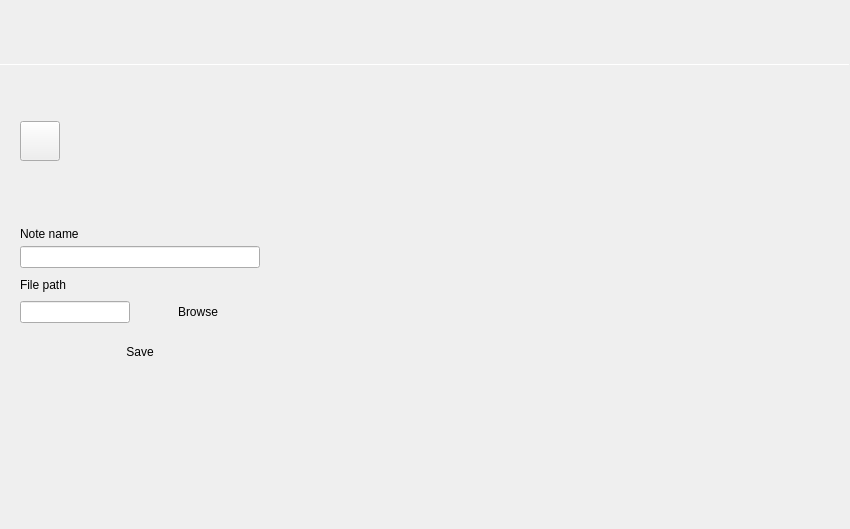
<?xml version="1.0" encoding="UTF-8"?>
<ui version="4.0">
 <class>UserNotes</class>
 <widget class="QWidget" name="UserNotes">
  <property name="geometry">
   <rect>
    <x>0</x>
    <y>0</y>
    <width>850</width>
    <height>529</height>
   </rect>
  </property>
  <property name="windowTitle">
   <string>Form</string>
  </property>
  <property name="styleSheet">
   <string notr="true"/>
  </property>
  <layout class="QGridLayout" name="gridLayout">
   <property name="leftMargin">
    <number>0</number>
   </property>
   <property name="topMargin">
    <number>0</number>
   </property>
   <property name="rightMargin">
    <number>0</number>
   </property>
   <property name="bottomMargin">
    <number>0</number>
   </property>
   <item row="3" column="0" colspan="2">
    <widget class="adiscope::StackedHomepage" name="stackedWidget">
     <property name="currentIndex">
      <number>0</number>
     </property>
     <widget class="QWidget" name="addNote">
      <layout class="QGridLayout" name="gridLayout_2">
       <property name="leftMargin">
        <number>20</number>
       </property>
       <property name="topMargin">
        <number>10</number>
       </property>
       <property name="rightMargin">
        <number>0</number>
       </property>
       <property name="bottomMargin">
        <number>0</number>
       </property>
       <property name="verticalSpacing">
        <number>10</number>
       </property>
       <item row="2" column="0">
        <widget class="QPushButton" name="saveBtn">
         <property name="minimumSize">
          <size>
           <width>240</width>
           <height>30</height>
          </size>
         </property>
         <property name="maximumSize">
          <size>
           <width>120</width>
           <height>30</height>
          </size>
         </property>
         <property name="styleSheet">
          <string notr="true">QPushButton {
  	border: 0px;
}</string>
         </property>
         <property name="text">
          <string>Save</string>
         </property>
         <property name="blue_button" stdset="0">
          <bool>true</bool>
         </property>
        </widget>
       </item>
       <item row="0" column="0">
        <layout class="QVBoxLayout" name="verticalLayout_2">
         <property name="spacing">
          <number>5</number>
         </property>
         <property name="topMargin">
          <number>0</number>
         </property>
         <item>
          <widget class="QLabel" name="label">
           <property name="sizePolicy">
            <sizepolicy hsizetype="Fixed" vsizetype="Fixed">
             <horstretch>0</horstretch>
             <verstretch>0</verstretch>
            </sizepolicy>
           </property>
           <property name="text">
            <string>Note name</string>
           </property>
          </widget>
         </item>
         <item>
          <widget class="QLineEdit" name="nameLineEdit">
           <property name="sizePolicy">
            <sizepolicy hsizetype="Fixed" vsizetype="Fixed">
             <horstretch>0</horstretch>
             <verstretch>0</verstretch>
            </sizepolicy>
           </property>
           <property name="minimumSize">
            <size>
             <width>240</width>
             <height>0</height>
            </size>
           </property>
           <property name="maximumSize">
            <size>
             <width>240</width>
             <height>16777215</height>
            </size>
           </property>
          </widget>
         </item>
        </layout>
       </item>
       <item row="6" column="0">
        <spacer name="verticalSpacer">
         <property name="orientation">
          <enum>Qt::Vertical</enum>
         </property>
         <property name="sizeHint" stdset="0">
          <size>
           <width>0</width>
           <height>0</height>
          </size>
         </property>
        </spacer>
       </item>
       <item row="1" column="0">
        <layout class="QVBoxLayout" name="verticalLayout_3" stretch="0,0">
         <property name="spacing">
          <number>5</number>
         </property>
         <property name="topMargin">
          <number>0</number>
         </property>
         <property name="bottomMargin">
          <number>0</number>
         </property>
         <item>
          <layout class="QHBoxLayout" name="horizontalLayout_3">
           <property name="topMargin">
            <number>0</number>
           </property>
           <item>
            <widget class="QLabel" name="label_2">
             <property name="text">
              <string>File path</string>
             </property>
            </widget>
           </item>
           <item>
            <widget class="QLabel" name="pathWarning">
             <property name="text">
              <string/>
             </property>
             <property name="wordWrap">
              <bool>true</bool>
             </property>
            </widget>
           </item>
          </layout>
         </item>
         <item>
          <layout class="QHBoxLayout" name="horizontalLayout_4">
           <property name="spacing">
            <number>8</number>
           </property>
           <property name="topMargin">
            <number>0</number>
           </property>
           <item>
            <widget class="QLineEdit" name="pathLineEdit">
             <property name="sizePolicy">
              <sizepolicy hsizetype="Fixed" vsizetype="Fixed">
               <horstretch>0</horstretch>
               <verstretch>0</verstretch>
              </sizepolicy>
             </property>
             <property name="minimumSize">
              <size>
               <width>110</width>
               <height>0</height>
              </size>
             </property>
             <property name="maximumSize">
              <size>
               <width>110</width>
               <height>16777215</height>
              </size>
             </property>
             <property name="styleSheet">
              <string notr="true">QLineEdit {
	border-color: grey;
	color: grey;
}

QLineEdit[invalid=true] {
	border-color: red;
	color: red;
}
</string>
             </property>
             <property name="invalid" stdset="0">
              <bool>false</bool>
             </property>
            </widget>
           </item>
           <item>
            <widget class="QPushButton" name="browseBtn">
             <property name="sizePolicy">
              <sizepolicy hsizetype="Fixed" vsizetype="Fixed">
               <horstretch>0</horstretch>
               <verstretch>0</verstretch>
              </sizepolicy>
             </property>
             <property name="minimumSize">
              <size>
               <width>120</width>
               <height>30</height>
              </size>
             </property>
             <property name="maximumSize">
              <size>
               <width>120</width>
               <height>30</height>
              </size>
             </property>
             <property name="styleSheet">
              <string notr="true">QPushButton {
  	border: 0px;
}</string>
             </property>
             <property name="text">
              <string>Browse</string>
             </property>
             <property name="checkable">
              <bool>false</bool>
             </property>
             <property name="blue_button" stdset="0">
              <bool>true</bool>
             </property>
            </widget>
           </item>
          </layout>
         </item>
        </layout>
       </item>
       <item row="0" column="1" rowspan="7">
        <spacer name="horizontalSpacer_3">
         <property name="orientation">
          <enum>Qt::Horizontal</enum>
         </property>
         <property name="sizeHint" stdset="0">
          <size>
           <width>40</width>
           <height>20</height>
          </size>
         </property>
        </spacer>
       </item>
      </layout>
     </widget>
    </widget>
   </item>
   <item row="0" column="0" colspan="2">
    <widget class="QWidget" name="widget" native="true">
     <property name="sizePolicy">
      <sizepolicy hsizetype="Preferred" vsizetype="Fixed">
       <horstretch>0</horstretch>
       <verstretch>0</verstretch>
      </sizepolicy>
     </property>
     <property name="minimumSize">
      <size>
       <width>0</width>
       <height>65</height>
      </size>
     </property>
     <property name="maximumSize">
      <size>
       <width>16777215</width>
       <height>65</height>
      </size>
     </property>
     <property name="styleSheet">
      <string notr="true"/>
     </property>
     <layout class="QVBoxLayout" name="verticalLayout_5">
      <property name="spacing">
       <number>0</number>
      </property>
      <property name="leftMargin">
       <number>0</number>
      </property>
      <property name="topMargin">
       <number>0</number>
      </property>
      <property name="rightMargin">
       <number>0</number>
      </property>
      <property name="bottomMargin">
       <number>0</number>
      </property>
      <item>
       <spacer name="verticalSpacer_2">
        <property name="orientation">
         <enum>Qt::Vertical</enum>
        </property>
        <property name="sizeHint" stdset="0">
         <size>
          <width>20</width>
          <height>40</height>
         </size>
        </property>
       </spacer>
      </item>
      <item>
       <widget class="Line" name="line">
        <property name="minimumSize">
         <size>
          <width>0</width>
          <height>1</height>
         </size>
        </property>
        <property name="maximumSize">
         <size>
          <width>16777215</width>
          <height>1</height>
         </size>
        </property>
        <property name="frameShadow">
         <enum>QFrame::Sunken</enum>
        </property>
        <property name="orientation">
         <enum>Qt::Horizontal</enum>
        </property>
        <property name="line_separator" stdset="0">
         <bool>true</bool>
        </property>
       </widget>
      </item>
     </layout>
    </widget>
   </item>
   <item row="1" column="0" colspan="2">
    <layout class="QHBoxLayout" name="horizontalLayout_2">
     <property name="spacing">
      <number>0</number>
     </property>
     <property name="topMargin">
      <number>0</number>
     </property>
     <property name="rightMargin">
      <number>0</number>
     </property>
     <item>
      <widget class="QWidget" name="addWidget" native="true">
       <property name="sizePolicy">
        <sizepolicy hsizetype="Preferred" vsizetype="Fixed">
         <horstretch>0</horstretch>
         <verstretch>0</verstretch>
        </sizepolicy>
       </property>
       <property name="minimumSize">
        <size>
         <width>0</width>
         <height>140</height>
        </size>
       </property>
       <property name="maximumSize">
        <size>
         <width>16777215</width>
         <height>140</height>
        </size>
       </property>
       <property name="styleSheet">
        <string notr="true"/>
       </property>
       <property name="selected" stdset="0">
        <bool>false</bool>
       </property>
       <property name="menu_button" stdset="0">
        <bool>true</bool>
       </property>
       <layout class="QVBoxLayout" name="verticalLayout">
        <property name="spacing">
         <number>0</number>
        </property>
        <property name="leftMargin">
         <number>20</number>
        </property>
        <property name="topMargin">
         <number>20</number>
        </property>
        <property name="rightMargin">
         <number>20</number>
        </property>
        <property name="bottomMargin">
         <number>20</number>
        </property>
        <item>
         <widget class="QPushButton" name="addBtn">
          <property name="sizePolicy">
           <sizepolicy hsizetype="Fixed" vsizetype="Fixed">
            <horstretch>0</horstretch>
            <verstretch>0</verstretch>
           </sizepolicy>
          </property>
          <property name="minimumSize">
           <size>
            <width>40</width>
            <height>40</height>
           </size>
          </property>
          <property name="maximumSize">
           <size>
            <width>40</width>
            <height>40</height>
           </size>
          </property>
          <property name="styleSheet">
           <string notr="true">QPushButton {
height: 40px;
width: 40px;
border-width: 0px;
}</string>
          </property>
          <property name="text">
           <string/>
          </property>
          <property name="icon">
           <iconset resource="../resources/resources.qrc">
            <normaloff>:/menu/add.svg</normaloff>:/menu/add.svg</iconset>
          </property>
          <property name="iconSize">
           <size>
            <width>40</width>
            <height>40</height>
           </size>
          </property>
          <property name="checkable">
           <bool>true</bool>
          </property>
          <property name="blue_button" stdset="0">
           <bool>true</bool>
          </property>
         </widget>
        </item>
       </layout>
      </widget>
     </item>
     <item>
      <widget class="adiscope::OscCustomScrollArea" name="scrollArea">
       <property name="sizePolicy">
        <sizepolicy hsizetype="Expanding" vsizetype="Preferred">
         <horstretch>0</horstretch>
         <verstretch>0</verstretch>
        </sizepolicy>
       </property>
       <property name="frameShape">
        <enum>QFrame::NoFrame</enum>
       </property>
       <property name="widgetResizable">
        <bool>true</bool>
       </property>
       <widget class="QWidget" name="scrollAreaWidgetContents">
        <property name="geometry">
         <rect>
          <x>0</x>
          <y>0</y>
          <width>768</width>
          <height>140</height>
         </rect>
        </property>
        <layout class="QHBoxLayout" name="notesList">
         <property name="leftMargin">
          <number>0</number>
         </property>
         <property name="topMargin">
          <number>0</number>
         </property>
         <property name="rightMargin">
          <number>0</number>
         </property>
         <property name="bottomMargin">
          <number>0</number>
         </property>
         <item>
          <spacer name="horizontalSpacer_2">
           <property name="orientation">
            <enum>Qt::Horizontal</enum>
           </property>
           <property name="sizeHint" stdset="0">
            <size>
             <width>40</width>
             <height>20</height>
            </size>
           </property>
          </spacer>
         </item>
        </layout>
       </widget>
      </widget>
     </item>
    </layout>
   </item>
  </layout>
 </widget>
 <customwidgets>
  <customwidget>
   <class>adiscope::StackedHomepage</class>
   <extends>QStackedWidget</extends>
   <header>stacked_homepage.h</header>
   <container>1</container>
  </customwidget>
  <customwidget>
   <class>adiscope::OscCustomScrollArea</class>
   <extends>QScrollArea</extends>
   <header>osc_custom_scroll.h</header>
   <container>1</container>
  </customwidget>
 </customwidgets>
 <resources>
  <include location="../resources/resources.qrc"/>
 </resources>
 <connections/>
</ui>
